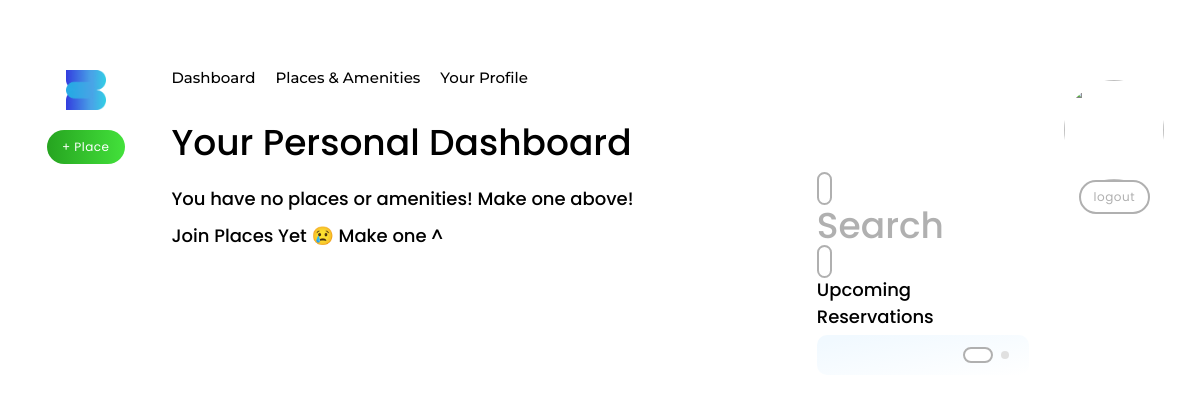
/member/, run on an earlier commit of the app's database.
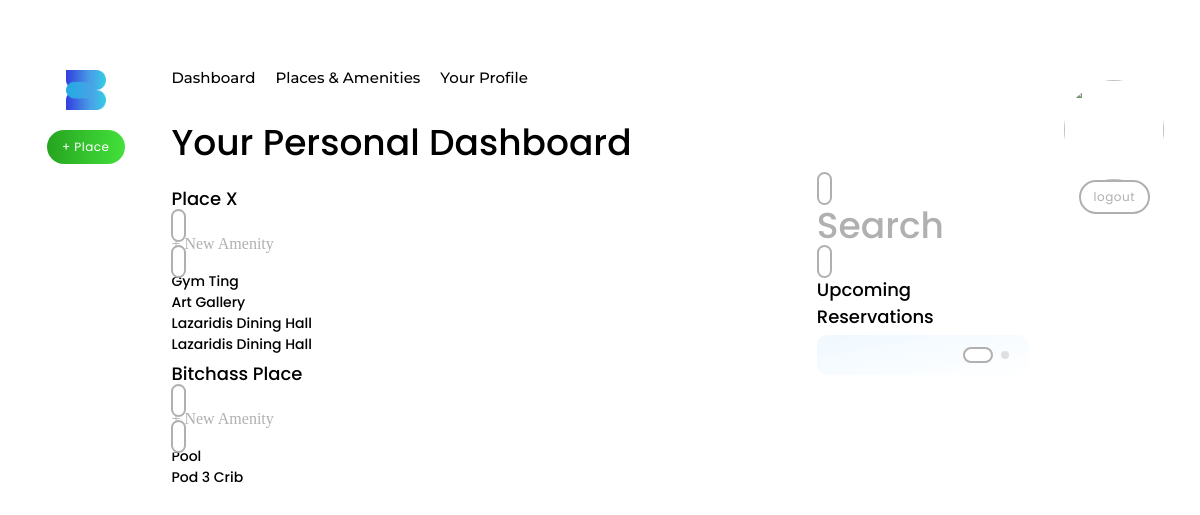
And on a later commit of the database.
### siteApp/models.py (models this page shows, shortened)
class Place(models.Model):
    name = models.CharField(max_length=200, blank=False, unique=True)
    email = models.CharField(max_length=200, blank=True, null=True)
    phone_number = PhoneNumberField(null=True, blank=True, unique=False)
    address = models.ForeignKey(
        "siteApp.Address", null=True, blank=True, on_delete=models.DO_NOTHING)
    capacity = models.IntegerField(null=True, blank=True)
    description = models.TextField(max_length=500, blank=True)
    image = models.ImageField(upload_to=user_upload_directory_path, null=True, blank=True)
    date_created = models.DateTimeField(auto_now_add=True)
    class Meta:
        ordering = ('date_created',)
    def __str__(self):
        return "{}".format(self.name)

class Amenity(models.Model):
    name = models.CharField(max_length=200, blank=False)
    place = models.ForeignKey(
        "siteApp.Place", blank=False, on_delete=models.CASCADE)
    subtitle = models.CharField(max_length=200, blank=True)
    description = models.CharField(max_length=200, blank=True)
    date_created = models.DateTimeField(auto_now_add=True)
    timeslots = models.JSONField(blank=True, null=True)
    image = models.ImageField(upload_to=user_upload_directory_path, null=True, blank=True)
    class Meta:
        ordering = ('date_created',)
    def __str__(self):
        return "{} | {}".format(self.name, self.place)

### memberApp/views.py (the view)
# urls.py: path('', views.dashboard_view, name="member-dashboard"),
def dashboard_view(request):
    page_title = "Your Personal Dashboard"
    places = Place.objects.all()
    place_amenity_groupings = {}
    for place in places:
        print(place)
        amenities = place.amenity_set.all()
        print(amenities)
        place_amenity_groupings[place] = amenities if amenities.count(
        ) > 0 else None
    context = {
        'page_title': page_title,
        'place_amenity_groupings': place_amenity_groupings,
    }
    template_name = 'memberApp/dashboard.html'
    return render(request, template_name, context)

### templates/memberApp/dashboard.html (shortened to what this page needs)
{% extends 'components/grids/grid-style1x2.html' %}
{% load static %}
{% block pageheader %}
<div class="header1">{{page_title}}</div>
{% endblock pageheader %}
{% block cell1 %}
{% if place_amenity_groupings %}
    {% for place, amenities in place_amenity_groupings.items %}
        <div class="header2">{{place}}</div>
        <a href="{% url "new-amenity" place.id %}" class="button">
            <div class="button__text">+ New Amenity</div>
        </a>
        <div class="card">
            {% if amenities %}
                {% for amenity in amenities %}
                    {% include 'components/card--amenity.html' with amenity=amenity type="member"%}
                {% endfor %}
            {% else %}
                <div class="header2">Create an amenity! 🏝</div>
            {% endif %}
        </div>
    {% endfor %}
{% else %}
    <div class="header2">You have no places or amenities! Make one above!</div>
    <div class="card">
        <div class="header2">Join Places Yet 😢 Make one ^</div>
    </div>
{% endif %}
{% endblock cell1 %}
{% block cell2 %}
    <a href="{% url "community" %}" class="button button--cardsize">
        <div class="header1">Search</div>
    </a>
    <div class="card card--grey">
        <div class="header2">Upcoming Reservations</div>
        <div class="card">
            {% include 'components/rowstrip.html' %}
        </div>
    </div>
{% endblock cell2 %}

### templates/components/grids/grid-style1x2.html (shortened to what this page needs)
{% extends 'base.html' %}
{% load static %}
{% block content %}
<div class="grid grid-style1x2">
        <div>
        {% block cell1 %}{% endblock cell1 %}
        </div>
        <div>
        {% block cell2 %}
        {% endblock cell2 %}
        </div>
</div>
{% endblock content %}

### templates/base.html (shortened to what this page needs)
{% load static %}
<!DOCTYPE html>
<html lang="en">
<head>
    <link rel="stylesheet" type="text/css" href="{% static 'css/main.css' %}">
    <link rel="stylesheet" type="text/css" href="{% static 'css/components.css' %}">
</head>
<body>
    <div class="platform-base">
        <div class="side-container" id="side-container--left">
            {% block sidecontainer-left %}
                <img src="{% static 'images/Bloom Logo-Transparent-Darker-Blue.png'%}" style="width: 40px; margin-bottom: 20px;" alt="">
                {% include 'components/button.html' with name="button style2" text="+ Place"%}
            {% endblock sidecontainer-left %}
        </div>
        <div class="main-container">
            {% include 'components/navbar.html' %}
            <div class="main-container__header">
                {% block pageheader %}
                {% endblock pageheader %}
            </div>
            <div class="main-container__grid-container">
                {% block content %}
                {% endblock content %}
            </div>
        </div>
        <div class="side-container" id="side-container--right">
            {% block sidecontainer-right %}
                <img src="{{ request.user.profile.image.url }}" alt="" style="height: 100px; width: 100px; border-radius: 50%;">
                {% include 'components/button-logout.html' with link='logout' text='logout' %}
            {% endblock sidecontainer-right %}
        </div>
    </div>
</body>
</html>

### templates/components/button.html
{% load static %}
{% if name == 'button' %}
<div class="button">
    <div class="button_text">{{text}}</div>
</div>
{% elif name == 'button style1' %}
<div class="button style1">
    <div class="button_text">{{text}}</div>
</div>
{% elif name == 'button style2' %}
<div class="button style2">
    <div class="button_text">{{text}}</div>
</div>
{% elif name == 'button style3' %}
<div class="button style3">
    <div class="overlay">
        <div class="header2">{{text}}</div>
    </div>
</div>
{% else %}
<div class="button style4">
    <div class="header2">+</div>
</div>
{% endif %}

### templates/components/navbar.html (shortened to what this page needs)
{% load static %}
<div class="navbar">
    <div class="link_text" onclick="window.location='{% url "manage-dashboard" %}';">Dashboard</div>
    <div class="link_text"  onclick="window.location='{% url "manage-places" %}';">Places & Amenities</div>
    <div class="link_text"  onclick="window.location='{% url "profilepage" %}';">Your Profile</div>
</div>

### templates/components/card--amenity.html (shortened to what this page needs)
{% load static %}
{% if type == 'manage' %}
<a class="card card--amenity" onclick="window.location='{% url "amenity-manage" amenity.id %}';">
{% elif type == 'member'%}
<a class="card card--amenity" onclick="window.location='{% url "amenity-member" amenity.id %}';">
{% endif %}
    <div class="card--amenity__info">
        <div class="header3">{{amenity.name}}</div>
    </div>
</a>

### templates/components/rowstrip.html (shortened to what this page needs)
{% load static %}
<div class="rowstrip">
    <div class="rowstrip_actions">
        <a class="button">
        </a>
        <div class="tinybadge">{{value}}</div>
    </div>
</div>

### templates/components/button-logout.html
{% load static %}
<a href="{% url link %}" class="button">
    <div class="button_text">{{text}}</div>
</a>

### static/css/main.css (style rules this page uses)
* { -webkit-box-sizing: border-box; box-sizing: border-box; }
body { margin: 0; padding: 0; }
.platform-base { width: 100%; height: -webkit-fit-content; height: -moz-fit-content; height: fit-content; min-height: 100vh; display: -webkit-box; display: -ms-flexbox; display: flex; -webkit-box-pack: center; -ms-flex-pack: center; justify-content: center; -webkit-box-align: start; -ms-flex-align: start; align-items: flex-start; }
.side-container { -webkit-box-flex: 1; -ms-flex: 1; flex: 1; height: 100vh; display: -webkit-box; display: -ms-flexbox; display: flex; -webkit-box-orient: vertical; -webkit-box-direction: normal; -ms-flex-direction: column; flex-direction: column; -webkit-box-pack: start; -ms-flex-pack: start; justify-content: flex-start; -webkit-box-align: center; -ms-flex-align: center; align-items: center; padding-top: 70px; }
.side-container > div { margin-bottom: 10px; }
.main-container { z-index: 1; -webkit-box-flex: 5; -ms-flex: 5; flex: 5; height: -webkit-fit-content; height: -moz-fit-content; height: fit-content; min-height: 200vh; padding-top: 70px; display: -webkit-box; display: -ms-flexbox; display: flex; -webkit-box-orient: vertical; -webkit-box-direction: normal; -ms-flex-direction: column; flex-direction: column; -webkit-box-align: start; -ms-flex-align: start; align-items: flex-start; }
.main-container__header { width: 100%; padding: 30px 0 10px 0; }
.main-container__grid-container { height: 100%; min-height: 70vh; width: 100%; }
.grid { z-index: 1; display: -ms-grid; display: grid; width: 100%; height: 100%; }
.grid > div { min-height: 200px; min-height: 5vh; width: 100%; }
.grid-style1x2 { height: -webkit-fit-content; height: -moz-fit-content; height: fit-content; grid-gap: 10px; -ms-grid-columns: 3fr 1fr; grid-template-columns: 3fr 1fr; -ms-grid-rows: minmax(200px, fit-content); grid-template-rows: minmax(200px, -webkit-fit-content); grid-template-rows: minmax(200px, fit-content); grid-template-areas: "one two"; }
.grid-style1x2 > div:nth-child(1) { -ms-grid-row: 1; -ms-grid-column: 1; grid-area: one; }
.grid-style1x2 > div:nth-child(2) { -ms-grid-row: 1; -ms-grid-column: 2; grid-area: two; }

What changed in the data, as far as the page shows it:
added Place: name "Place X"
added Amenity: name "Gym Ting", shown under "Place X"
added Amenity: name "Art Gallery", shown under "Place X"
added Amenity: name "Lazaridis Dining Hall", shown under "Place X"
added Amenity: name "Lazaridis Dining Hall", shown under "Place X"
added Place: name "Bitchass Place"
added Amenity: name "Pool", shown under "Bitchass Place"
added Amenity: name "Pod 3 Crib", shown under "Bitchass Place"
Also different on the page:
text no longer shown: "You have no places or amenities! Make one above! Join Places Yet 😢 Make one ^"
